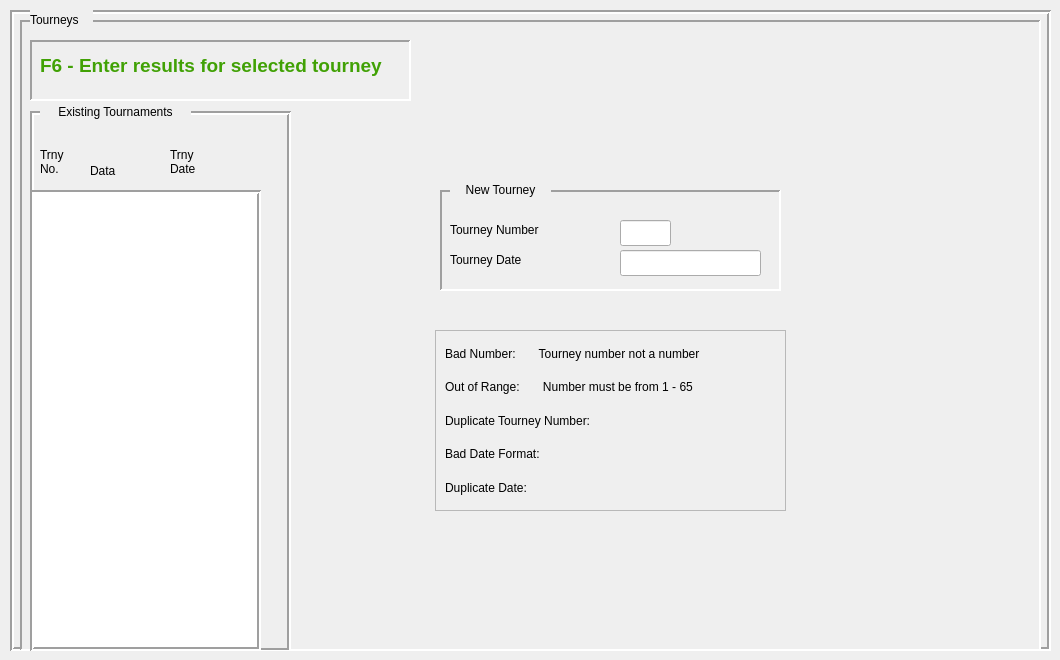
    <widget class="QWidget" name="tourneysTab">
     <property name="autoFillBackground">
      <bool>true</bool>
     </property>
     <attribute name="title">
      <string>Tourneys</string>
     </attribute>
     <widget class="QFrame" name="tourneysTabPanel">
      <property name="geometry">
       <rect>
        <x>10</x>
        <y>10</y>
        <width>1041</width>
        <height>641</height>
       </rect>
      </property>
      <property name="focusPolicy">
       <enum>Qt::FocusPolicy::StrongFocus</enum>
      </property>
      <property name="autoFillBackground">
       <bool>true</bool>
      </property>
      <property name="frameShape">
       <enum>QFrame::Shape::Box</enum>
      </property>
      <property name="frameShadow">
       <enum>QFrame::Shadow::Sunken</enum>
      </property>
      <property name="lineWidth">
       <number>2</number>
      </property>
      <widget class="QFrame" name="TourneysFrame">
       <property name="geometry">
        <rect>
         <x>10</x>
         <y>10</y>
         <width>1021</width>
         <height>631</height>
        </rect>
       </property>
       <property name="focusPolicy">
        <enum>Qt::FocusPolicy::StrongFocus</enum>
       </property>
       <property name="autoFillBackground">
        <bool>true</bool>
       </property>
       <property name="frameShape">
        <enum>QFrame::Shape::Panel</enum>
       </property>
       <property name="frameShadow">
        <enum>QFrame::Shadow::Sunken</enum>
       </property>
       <property name="lineWidth">
        <number>2</number>
       </property>
       <widget class="QFrame" name="F6TourneyFrame">
        <property name="geometry">
         <rect>
          <x>10</x>
          <y>20</y>
          <width>381</width>
          <height>61</height>
         </rect>
        </property>
        <property name="autoFillBackground">
         <bool>true</bool>
        </property>
        <property name="frameShape">
         <enum>QFrame::Shape::Panel</enum>
        </property>
        <property name="frameShadow">
         <enum>QFrame::Shadow::Sunken</enum>
        </property>
        <property name="lineWidth">
         <number>2</number>
        </property>
        <widget class="QLabel" name="tourneyF6EnterResultsLabel">
         <property name="geometry">
          <rect>
           <x>10</x>
           <y>10</y>
           <width>351</width>
           <height>31</height>
          </rect>
         </property>
         <property name="font">
          <font>
           <pointsize>14</pointsize>
           <bold>true</bold>
          </font>
         </property>
         <property name="styleSheet">
          <string notr="true">
color: rgb(65, 161, 5);</string>
         </property>
         <property name="lineWidth">
          <number>-5</number>
         </property>
         <property name="text">
          <string>F6 - Enter results for selected tourney</string>
         </property>
        </widget>
       </widget>
       <widget class="QFrame" name="ExistingTourneysPanel">
        <property name="geometry">
         <rect>
          <x>10</x>
          <y>91</y>
          <width>261</width>
          <height>541</height>
         </rect>
        </property>
        <property name="focusPolicy">
         <enum>Qt::FocusPolicy::StrongFocus</enum>
        </property>
        <property name="autoFillBackground">
         <bool>true</bool>
        </property>
        <property name="frameShape">
         <enum>QFrame::Shape::Box</enum>
        </property>
        <property name="frameShadow">
         <enum>QFrame::Shadow::Sunken</enum>
        </property>
        <property name="lineWidth">
         <number>2</number>
        </property>
        <widget class="QLabel" name="trnyNoHdr">
         <property name="geometry">
          <rect>
           <x>10</x>
           <y>30</y>
           <width>41</width>
           <height>41</height>
          </rect>
         </property>
         <property name="text">
          <string>Trny No.</string>
         </property>
         <property name="wordWrap">
          <bool>true</bool>
         </property>
        </widget>
        <widget class="QLabel" name="trnyDataHdr">
         <property name="geometry">
          <rect>
           <x>60</x>
           <y>50</y>
           <width>41</width>
           <height>20</height>
          </rect>
         </property>
         <property name="text">
          <string>Data</string>
         </property>
        </widget>
        <widget class="QLabel" name="trnyDateHdr">
         <property name="geometry">
          <rect>
           <x>140</x>
           <y>30</y>
           <width>41</width>
           <height>41</height>
          </rect>
         </property>
         <property name="text">
          <string>Trny Date</string>
         </property>
         <property name="wordWrap">
          <bool>true</bool>
         </property>
        </widget>
       </widget>
       <widget class="QLabel" name="label_4">
        <property name="geometry">
         <rect>
          <x>20</x>
          <y>82</y>
          <width>151</width>
          <height>20</height>
         </rect>
        </property>
        <property name="autoFillBackground">
         <bool>true</bool>
        </property>
        <property name="text">
         <string>Existing Tournaments</string>
        </property>
        <property name="alignment">
         <set>Qt::AlignmentFlag::AlignCenter</set>
        </property>
       </widget>
       <widget class="QListWidget" name="lw_listOfTourneys">
        <property name="geometry">
         <rect>
          <x>10</x>
          <y>170</y>
          <width>231</width>
          <height>461</height>
         </rect>
        </property>
        <property name="frameShape">
         <enum>QFrame::Shape::Box</enum>
        </property>
        <property name="lineWidth">
         <number>2</number>
        </property>
       </widget>
       <widget class="QFrame" name="NewTourneyPanel">
        <property name="geometry">
         <rect>
          <x>420</x>
          <y>170</y>
          <width>341</width>
          <height>101</height>
         </rect>
        </property>
        <property name="autoFillBackground">
         <bool>true</bool>
        </property>
        <property name="frameShape">
         <enum>QFrame::Shape::Panel</enum>
        </property>
        <property name="frameShadow">
         <enum>QFrame::Shadow::Sunken</enum>
        </property>
        <property name="lineWidth">
         <number>2</number>
        </property>
        <widget class="QLabel" name="tourneyNumberLabel">
         <property name="geometry">
          <rect>
           <x>10</x>
           <y>30</y>
           <width>161</width>
           <height>20</height>
          </rect>
         </property>
         <property name="text">
          <string>Tourney Number</string>
         </property>
        </widget>
        <widget class="QLabel" name="tourneyDateLabel">
         <property name="geometry">
          <rect>
           <x>10</x>
           <y>60</y>
           <width>151</width>
           <height>20</height>
          </rect>
         </property>
         <property name="text">
          <string>Tourney Date</string>
         </property>
        </widget>
        <widget class="QLineEdit" name="lb_tourneyNumberEntry">
         <property name="geometry">
          <rect>
           <x>180</x>
           <y>30</y>
           <width>51</width>
           <height>26</height>
          </rect>
         </property>
        </widget>
        <widget class="QLineEdit" name="lb_tourneyDateEntry">
         <property name="geometry">
          <rect>
           <x>180</x>
           <y>60</y>
           <width>141</width>
           <height>26</height>
          </rect>
         </property>
        </widget>
       </widget>
       <widget class="QLabel" name="newTourneyFrameLabel">
        <property name="geometry">
         <rect>
          <x>430</x>
          <y>160</y>
          <width>101</width>
          <height>20</height>
         </rect>
        </property>
        <property name="autoFillBackground">
         <bool>true</bool>
        </property>
        <property name="text">
         <string>New Tourney</string>
        </property>
        <property name="alignment">
         <set>Qt::AlignmentFlag::AlignCenter</set>
        </property>
       </widget>
       <widget class="QFrame" name="frame">
        <property name="geometry">
         <rect>
          <x>415</x>
          <y>310</y>
          <width>351</width>
          <height>181</height>
         </rect>
        </property>
        <property name="frameShape">
         <enum>QFrame::Shape::StyledPanel</enum>
        </property>
        <property name="frameShadow">
         <enum>QFrame::Shadow::Raised</enum>
        </property>
        <layout class="QVBoxLayout" name="verticalLayout_3">
         <item>
          <widget class="QLabel" name="lb_badNumber">
           <property name="text">
            <string>Bad Number:       Tourney number not a number</string>
           </property>
          </widget>
         </item>
         <item>
          <widget class="QLabel" name="lb_tourneyOutofRange">
           <property name="text">
            <string>Out of Range:       Number must be from 1 - 65</string>
           </property>
          </widget>
         </item>
         <item>
          <widget class="QLabel" name="lb_duplicateTourneyNumber">
           <property name="text">
            <string>Duplicate Tourney Number:       </string>
           </property>
          </widget>
         </item>
         <item>
          <widget class="QLabel" name="lb_badDateFormat">
           <property name="text">
            <string>Bad Date Format:  </string>
           </property>
          </widget>
         </item>
         <item>
          <widget class="QLabel" name="lb_duplicateTourneyDate">
           <property name="text">
            <string>Duplicate Date:</string>
           </property>
          </widget>
         </item>
        </layout>
       </widget>
       <zorder>F6TourneyFrame</zorder>
       <zorder>ExistingTourneysPanel</zorder>
       <zorder>label_4</zorder>
       <zorder>NewTourneyPanel</zorder>
       <zorder>lw_listOfTourneys</zorder>
       <zorder>newTourneyFrameLabel</zorder>
       <zorder>frame</zorder>
      </widget>
      <widget class="QLabel" name="label_2">
       <property name="geometry">
        <rect>
         <x>20</x>
         <y>0</y>
         <width>63</width>
         <height>20</height>
        </rect>
       </property>
       <property name="autoFillBackground">
        <bool>true</bool>
       </property>
       <property name="text">
        <string>Tourneys</string>
       </property>
      </widget>
     </widget>
    </widget>
